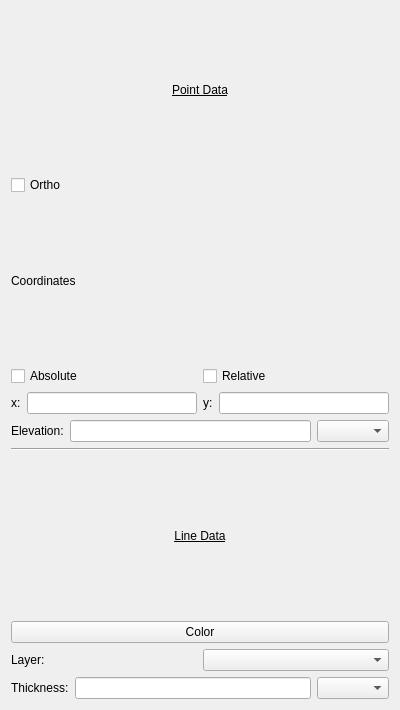
<?xml version="1.0" encoding="UTF-8"?>
<ui version="4.0">
 <class>lpEllipses</class>
 <widget class="QWidget" name="lpEllipses">
  <property name="geometry">
   <rect>
    <x>0</x>
    <y>0</y>
    <width>400</width>
    <height>710</height>
   </rect>
  </property>
  <property name="windowTitle">
   <string>Form</string>
  </property>
  <layout class="QVBoxLayout" name="verticalLayout">
   <item>
    <widget class="QLabel" name="PointData">
     <property name="font">
      <font>
       <underline>true</underline>
      </font>
     </property>
     <property name="text">
      <string>Point Data</string>
     </property>
     <property name="alignment">
      <set>Qt::AlignCenter</set>
     </property>
    </widget>
   </item>
   <item>
    <widget class="QCheckBox" name="OrthoCheckBox">
     <property name="text">
      <string>Ortho</string>
     </property>
    </widget>
   </item>
   <item>
    <widget class="QLabel" name="Coordinates">
     <property name="text">
      <string>Coordinates</string>
     </property>
    </widget>
   </item>
   <item>
    <layout class="QHBoxLayout" name="horizontalLayout">
     <item>
      <widget class="QCheckBox" name="AbsoluteCheckBox">
       <property name="text">
        <string>Absolute</string>
       </property>
      </widget>
     </item>
     <item>
      <widget class="QCheckBox" name="RelativeCheckBox">
       <property name="text">
        <string>Relative</string>
       </property>
      </widget>
     </item>
    </layout>
   </item>
   <item>
    <layout class="QHBoxLayout" name="horizontalLayout_2">
     <item>
      <widget class="QLabel" name="Xlabel">
       <property name="text">
        <string>x:</string>
       </property>
      </widget>
     </item>
     <item>
      <widget class="QLineEdit" name="XLineEdit"/>
     </item>
     <item>
      <widget class="QLabel" name="Ylabel">
       <property name="text">
        <string>y:</string>
       </property>
      </widget>
     </item>
     <item>
      <widget class="QLineEdit" name="YLineEdit"/>
     </item>
    </layout>
   </item>
   <item>
    <layout class="QHBoxLayout" name="horizontalLayout_3">
     <item>
      <widget class="QLabel" name="Elevation">
       <property name="text">
        <string>Elevation:</string>
       </property>
      </widget>
     </item>
     <item>
      <widget class="QLineEdit" name="ElevationLineEdit"/>
     </item>
     <item>
      <widget class="QComboBox" name="ElevationComboBox"/>
     </item>
    </layout>
   </item>
   <item>
    <widget class="Line" name="line">
     <property name="orientation">
      <enum>Qt::Horizontal</enum>
     </property>
    </widget>
   </item>
   <item>
    <widget class="QLabel" name="LineData">
     <property name="font">
      <font>
       <underline>true</underline>
      </font>
     </property>
     <property name="text">
      <string>Line Data</string>
     </property>
     <property name="alignment">
      <set>Qt::AlignCenter</set>
     </property>
    </widget>
   </item>
   <item>
    <widget class="QPushButton" name="Color">
     <property name="text">
      <string>Color</string>
     </property>
    </widget>
   </item>
   <item>
    <layout class="QHBoxLayout" name="horizontalLayout_4">
     <item>
      <widget class="QLabel" name="Layer">
       <property name="text">
        <string>Layer:</string>
       </property>
      </widget>
     </item>
     <item>
      <widget class="QComboBox" name="LayerComboBox"/>
     </item>
    </layout>
   </item>
   <item>
    <layout class="QHBoxLayout" name="horizontalLayout_5">
     <item>
      <widget class="QLabel" name="Thickness">
       <property name="text">
        <string>Thickness:</string>
       </property>
      </widget>
     </item>
     <item>
      <widget class="QLineEdit" name="ThicknessLineEdit"/>
     </item>
     <item>
      <widget class="QComboBox" name="ThicknessComboBox"/>
     </item>
    </layout>
   </item>
  </layout>
 </widget>
 <resources/>
 <connections/>
</ui>
